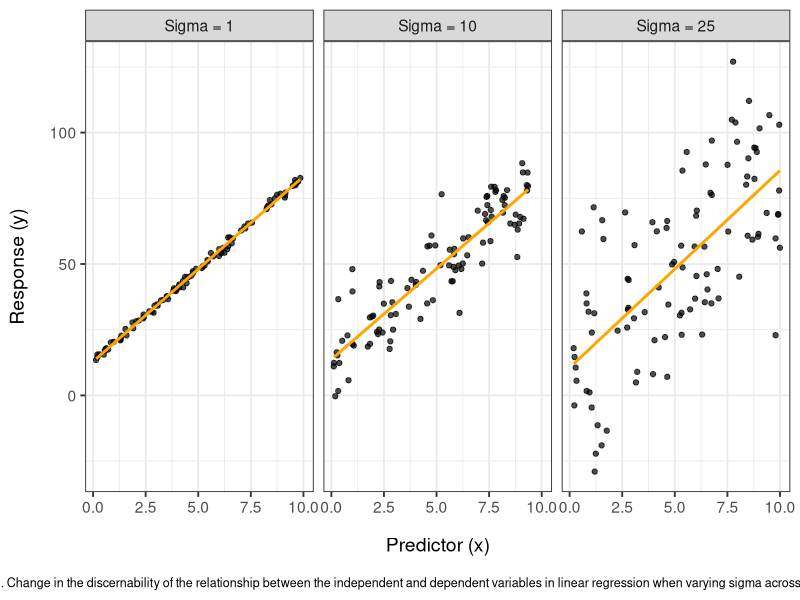
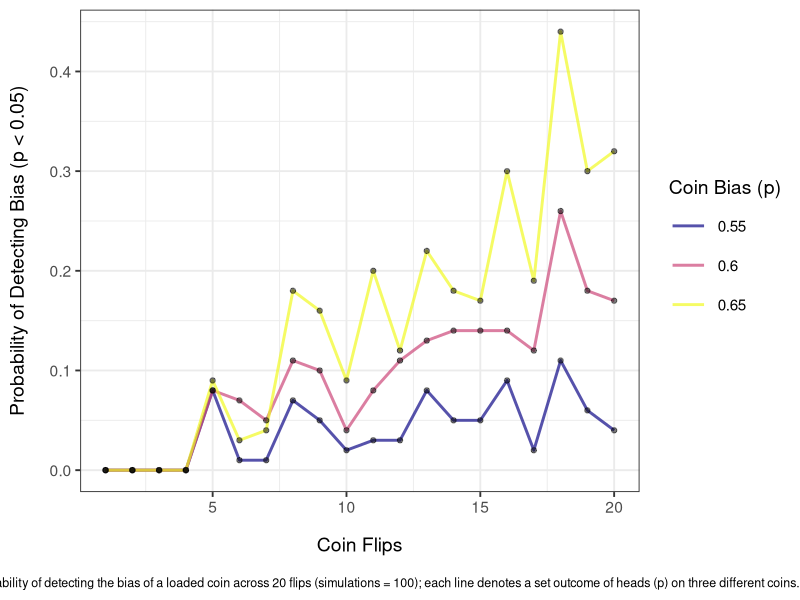

Source code (R) for these figures, in order:
####################
### ZOO800: HW 9 ###
####################

# Author: Rebekkkah LaBlue
# Topic: Probability & Distributions
# Due: November 3, 2025

### --- SET UP --- ###

library(tidyverse)
library(dplyr)
library(magrittr)
library(stats)
library(ggplot2)
library(viridis)


###################
### OBJECTIVE 1 ###
###################

### --- A --- ###

# FUNCTION #
Simulate_lreg <- function(sims_n = 100, alpha = 13, beta = 7, sigma_vals = c(1, 10, 25)) {
  
  lr_results <- data.frame( # empty long-form df to store linear regression results
    x = numeric(0),
    y = numeric(0),
    sigma = factor()
  )
  
  for (s in sigma_vals) {
    x <- runif(n = sims_n, min = 0, max = 10) # sample from uniform distribution (for each sigma P(outcome) is the constant across sims)
    epsilon <- rnorm(n = sims_n, mean = 0, sd = s) # sample from normal distribution
    y <- alpha + beta * x + epsilon # structure regression equation
  
  
    lr_results <- rbind( # assign actual values from sims to empty df
      lr_results, 
      data.frame(
        x = x,
        y = y,
        sigma = factor(s)
      )
    )
  }
  
  return(lr_results)
}

# APPLY #
set.seed(333)
lr_data <- Simulate_lreg()
View(lr_data)



### --- B --- ###

facet_labels <- c(
  "1" = "Sigma = 1",
  "10" = "Sigma = 10",
  "25" = "Sigma = 25"
)

lr_plot <- ggplot(lr_data, aes(x = x, y = y)) +
  geom_point(color = "black", alpha = 0.7) +
  geom_smooth(method = "lm", se = FALSE, color = "orange") + 
  facet_wrap(~ sigma, nrow = 1, labeller = as_labeller(facet_labels)) +
  theme_bw(base_size = 14) +
  labs(
    x = "Predictor (x)",
    y = "Response (y)",
    caption = "Figure 1. Change in the discernability of the relationship between the independent and dependent variables in linear regression when varying sigma across simulations (n = 100)."
  ) + 
  theme(
    axis.title.x = element_text(margin = margin(t = 15)),
    axis.title.y = element_text(margin = margin(r = 15)),
    plot.caption = element_text(hjust = 0.5, size = 9, margin = margin(t = 15))
  )
  
lr_plot



### --- C --- ###

### An observer loses the ability to discern the relationship between x and y as 
# error increases due to the large spread of points that fail to coalese around the 
# regression line; x's parameter estimate will be uninformative and the relationship 
# between the dependent and independent variables appears more random than it really is.



###################
### OBJECTIVE 2 ###
###################

### --- A & B --- ###

# FUNCTION #

### Approach: Three different levels of 'randomness' to be modeled, ie. nested for-loops, 
# where 'deeper' loops define automated processes that need to run/varied more frequently: 
# Outer: major experimental conditions of interest; Middle: sub-conditions; 
# Inner: individual repetitions, often involve (random) responses to avg across.

# How often can I detect a coin is unfair (proportion out of # of sims_n) [Inner] for
# different numbers of flips (flips_n) [Middle] and different coins with different loaded 
# probabilities of heads v tails (prob_vals) [Outer].

Simulate_binom <- function(sims_n = 100, flips_n = 1:20, prob_vals = c(0.55, 0.6, 0.65), alpha = 0.05){
  
  binom_results <- data.frame(prob = numeric(0), # empty long-form df to store function results
                              n_flips = numeric(0),
                              bias_det = numeric(0))
  
  for (p in prob_vals) { # Outer loop: perform all below for each coin w/ set P(outcomes)
    
    for (f in flips_n) { # Middle loop: sub-samples, ie. numbers of flips 1:20 for each coin
      outcomes_results <- numeric(sims_n) # vector to store outcomes for each sim (length = 100) for each sub-sample size
      
      for (s in 1:sims_n) { # Inner loop: simulate/flip coin n_sims times for each sub-sample flip size, record T/F
        flips <- rbinom(n = f, size = 1, prob = p) # flip one coin (size = 1) to total of sub-sample size f
        p_val <- binom.test(sum(flips), n = f, p = 0.5, alternative = "greater")$p.value # specifications for one-sided H0 v HA test (want to know if p > 0.5 / outcome biased)
                                                                                     # sum heads outcomes from flips; extract p-value from trial
        outcomes_results[s] <- (p_val < alpha) # assign outcomes from each sim to numeric vector from above, assigning T/F where T/1 = p > 0.5 (unfair)
                                               # ie. inside: 100 values, either 0 or 1, for one combination of prob_vals and sub-sample size f
      }
      
      binom_results <- rbind(
        binom_results, # assign acutal values to empty df
        data.frame(
         prob = p,
         n_flips = f,
        bias_det = mean(outcomes_results) # in binom context mean = proportion
        )
      )
    }
  }

  return(binom_results)
}
  

# APPLY #

set.seed(333)
binom_data <- Simulate_binom()
View(binom_data)


# PLOT # 

binom_plot <- ggplot(binom_data, aes(x = n_flips, y = bias_det, color = as.factor(prob))) +
  geom_line(linewidth = 1, alpha = 0.7) +
  geom_point(color = "black", alpha = 0.5) +
  theme_bw(base_size = 14) +
  labs(
    x = "Coin Flips",
    y = "Probability of Detecting Bias (p < 0.05)",
    color = "Coin Bias (p)",
    caption = "Figure 1. Probability of detecting the bias of a loaded coin across 20 flips (simulations = 100); each line denotes a set outcome of heads (p) on three different coins. "
  ) +
  scale_color_viridis_d(option = "plasma") +
  theme(
    axis.title.x = element_text(margin = margin(t = 15)),
    axis.title.y = element_text(margin = margin(r = 15)),
    legend.position = "right",
    legend.text = element_text(size = 11),
    legend.key.size = unit(1, "cm"),
    plot.caption = element_text(hjust = 0.5, size = 9, margin = margin(t = 15))
  )

binom_plot